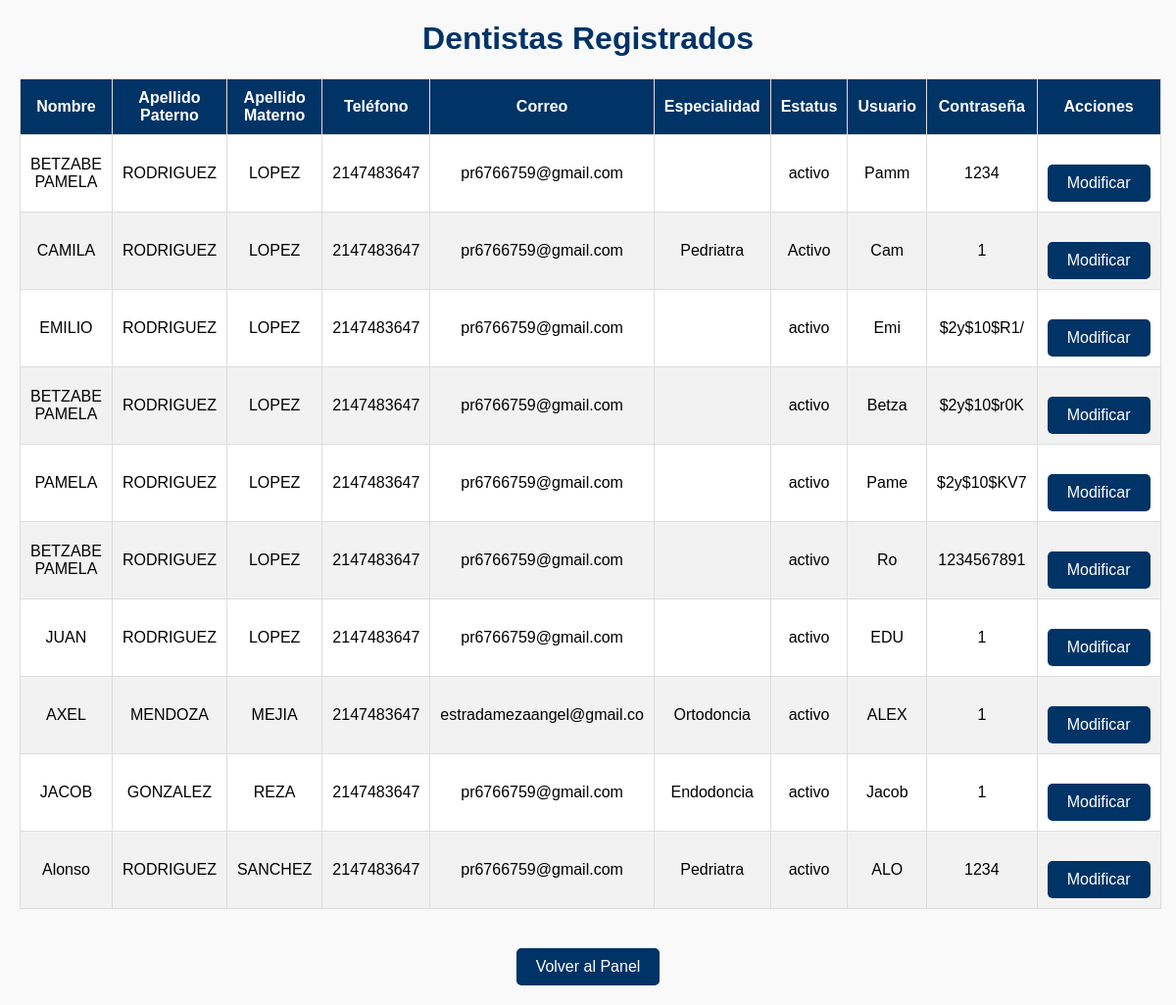
/ver_dentista.php (signed in), run on the app's committed database.
### tables this page shows
CREATE TABLE `personal` (
  `Id_personal` int(10) NOT NULL,
  `Nombre` varchar(25) NOT NULL,
  `Apellido_Paterno` varchar(25) NOT NULL,
  `Apellido_Materno` varchar(30) NOT NULL,
  `Tipo` varchar(25) NOT NULL,
  `Especialidad` varchar(30) NOT NULL,
  `Telefono` int(10) NOT NULL,
  `Correo` varchar(25) NOT NULL,
  `Estatus` varchar(25) NOT NULL,
  `Usuario` varchar(20) NOT NULL,
  `Contrasena` varchar(10) NOT NULL
);

### ver_dentista.php (the view, shortened to what this page needs)
<?php
include('conexion.php');
$query = "SELECT Id_personal, Nombre, Apellido_paterno, Apellido_materno, Telefono, Correo, Estatus, Especialidad, Usuario, Contrasena
          FROM personal
          WHERE Tipo = 'Dentista'";
$result = mysqli_query($conn, $query);
?>
<!DOCTYPE html>
<html lang="es">
<head>
</head>
<body>
    <div class="container">
        <h1>Dentistas Registrados</h1>
        <?php if (mysqli_num_rows($result) > 0): ?>
            <table>
                <thead>
                    <tr>
                        <th>Nombre</th>
                        <th>Apellido Paterno</th>
                        <th>Apellido Materno</th>
                        <th>Teléfono</th>
                        <th>Correo</th>
                        <th>Especialidad</th>
                        <th>Estatus</th>
                        <th>Usuario</th>
                        <th>Contraseña</th>
                        <th>Acciones</th>
                    </tr>
                </thead>
                <tbody>
                    <?php while ($row = mysqli_fetch_assoc($result)): ?>
                        <tr>
                            <td><?php echo htmlspecialchars($row['Nombre']); ?></td>
                            <td><?php echo htmlspecialchars($row['Apellido_paterno']); ?></td>
                            <td><?php echo htmlspecialchars($row['Apellido_materno']); ?></td>
                            <td><?php echo htmlspecialchars($row['Telefono']); ?></td>
                            <td><?php echo htmlspecialchars($row['Correo']); ?></td>
                            <td><?php echo htmlspecialchars($row['Especialidad']); ?></td>
                            <td><?php echo htmlspecialchars($row['Estatus']); ?></td>
                            <td><?php echo htmlspecialchars($row['Usuario']); ?></td>
                            <td><?php echo htmlspecialchars($row['Contrasena']); ?></td>
                            <td><a href="modificar_dentista.php?id=<?php echo $row['Id_personal']; ?>" class="btn-modificar">Modificar</a></td>
                        </tr>
                    <?php endwhile; ?>
                </tbody>
            </table>
        <?php else: ?>
            <p class="no-data">No hay dentistas registrados en el sistema.</p>
        <?php endif; ?>
        <div style="text-align: center;">
            <a href="administrador.php">Volver al Panel</a>
        </div>
    </div>
</body>
</html>

### ver_dentista.php (style rules this page uses)
body { font-family: Arial, sans-serif; margin: 20px; background-color: #f9f9f9; }
h1 { text-align: center; color: #003366; }
table { width: 100%; border-collapse: collapse; margin: 20px auto; background-color: #ffffff; }
table th, table td { border: 1px solid #ddd; padding: 10px; text-align: center; }
table th { background-color: #003366; color: #ffffff; }
table tr:nth-child(even) { background-color: #f2f2f2; }
a { display: inline-block; margin-top: 20px; padding: 10px 20px; background-color: #003366; color: #ffffff; text-decoration: none; border-radius: 5px; text-align: center; }
.container { max-width: 1200px; margin: 0 auto; }

### data on the page
personal: Nombre "BETZABE PAMELA", Apellido_Paterno "RODRIGUEZ", Apellido_Materno "LOPEZ", Telefono "2147483647", Correo "pr6766759@gmail.com", Estatus "activo", Usuario "Pamm", Contrasena "1234"
personal: Nombre "CAMILA", Apellido_Paterno "RODRIGUEZ", Apellido_Materno "LOPEZ", Telefono "2147483647", Correo "pr6766759@gmail.com", Especialidad "Pedriatra", Estatus "Activo", Usuario "Cam", Contrasena "1"
personal: Nombre "EMILIO", Apellido_Paterno "RODRIGUEZ", Apellido_Materno "LOPEZ", Telefono "2147483647", Correo "pr6766759@gmail.com", Estatus "activo", Usuario "Emi", Contrasena "$2y$10$R1/"
personal: Nombre "BETZABE PAMELA", Apellido_Paterno "RODRIGUEZ", Apellido_Materno "LOPEZ", Telefono "2147483647", Correo "pr6766759@gmail.com", Estatus "activo", Usuario "Betza", Contrasena "$2y$10$r0K"
personal: Nombre "PAMELA", Apellido_Paterno "RODRIGUEZ", Apellido_Materno "LOPEZ", Telefono "2147483647", Correo "pr6766759@gmail.com", Estatus "activo", Usuario "Pame", Contrasena "$2y$10$KV7"
personal: Nombre "BETZABE PAMELA", Apellido_Paterno "RODRIGUEZ", Apellido_Materno "LOPEZ", Telefono "2147483647", Correo "pr6766759@gmail.com", Estatus "activo", Usuario "Ro", Contrasena "1234567891"
personal: Nombre "JUAN", Apellido_Paterno "RODRIGUEZ", Apellido_Materno "LOPEZ", Telefono "2147483647", Correo "pr6766759@gmail.com", Estatus "activo", Usuario "EDU", Contrasena "1"
personal: Nombre "AXEL", Apellido_Paterno "MENDOZA", Apellido_Materno "MEJIA", Telefono "2147483647", Correo "estradamezaangel@gmail.co", Especialidad "Ortodoncia", Estatus "activo", Usuario "ALEX", Contrasena "1"
personal: Nombre "JACOB", Apellido_Paterno "GONZALEZ", Apellido_Materno "REZA", Telefono "2147483647", Correo "pr6766759@gmail.com", Especialidad "Endodoncia", Estatus "activo", Usuario "Jacob", Contrasena "1"
personal: Nombre "Alonso", Apellido_Paterno "RODRIGUEZ", Apellido_Materno "SANCHEZ", Telefono "2147483647", Correo "pr6766759@gmail.com", Especialidad "Pedriatra", Estatus "activo", Usuario "ALO", Contrasena "1234"
